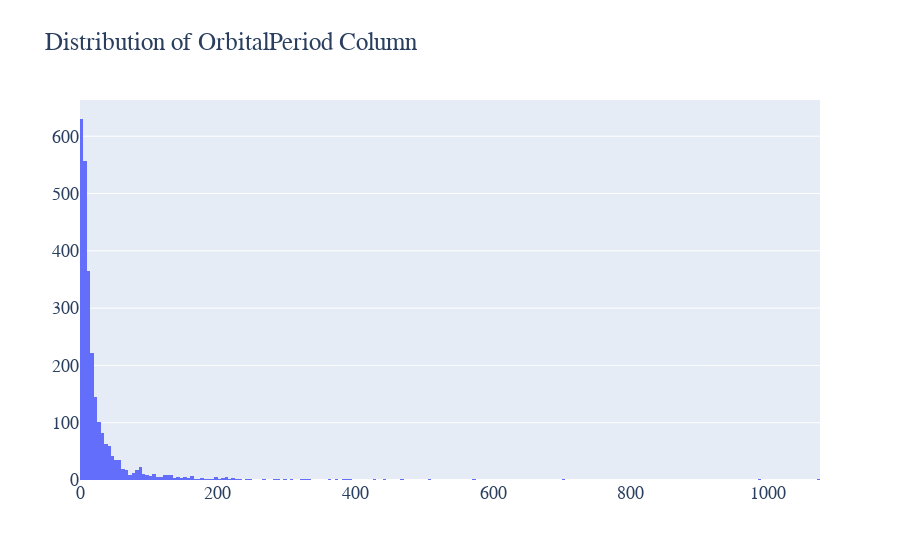
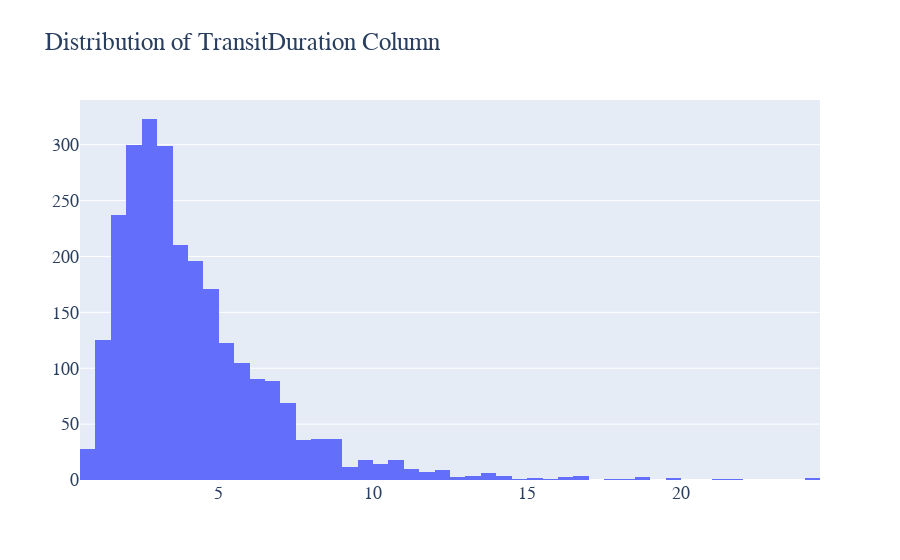
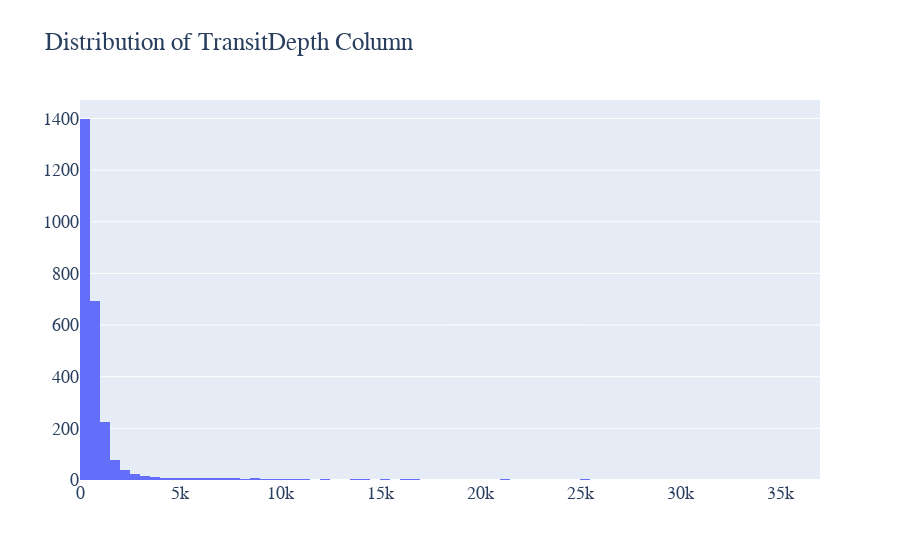
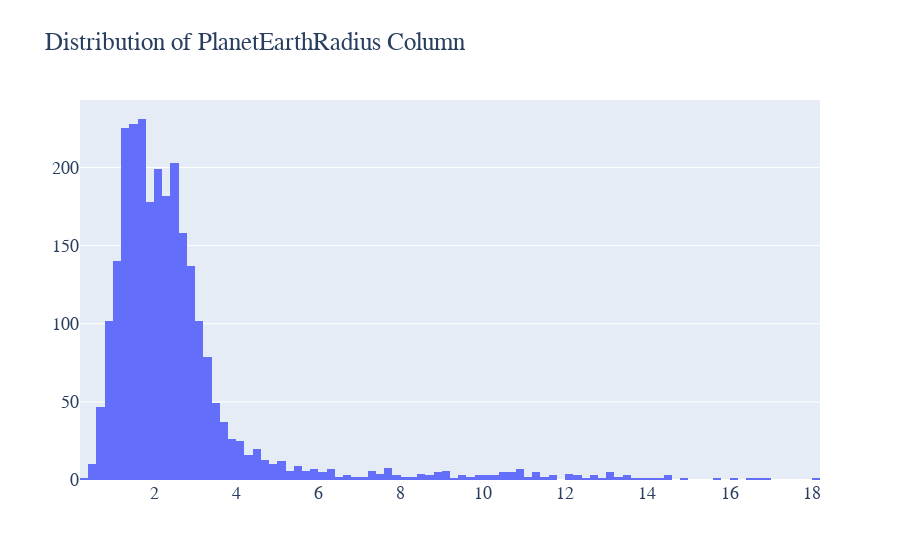

These figures' notebook cell, in order:
### Code cell
import matplotlib.pyplot as plt
import seaborn as sns
import plotly.graph_objects as go

from scipy.stats import kstest

numerics = [col for col in data.columns if data[col].dtype!=object]

for num in numerics:
    temp = data[data['Disposition']=='CFRM'][num]

    fig = go.Figure()
    
    fig.add_trace(
        go.Histogram(x=temp)
    )

    fig.update_layout(
        title=f"Distribution of {num} Column", 
        font=dict(
            family='sans serif',
            size=18
        ),
        paper_bgcolor='rgba(4,17,65,0)',
        polar=dict(
            radialaxis=dict(
                visible=False
            )
        )
    )

    fig.show()

### Figure 1 — Plotly figure (JSON) as saved in the notebook; plotly's stock layout.template omitted (floating-point values rounded to 4 significant figures; data arrays with more than 128 entries replaced by an {"elided": "..."} marker saying what was removed)
{"data": [{"type": "histogram", "x": {"elided": "2602 float values"}}], "layout": {"font": {"family": "sans serif", "size": 18}, "paper_bgcolor": "rgba(4,17,65,0)", "polar": {"radialaxis": {"visible": false}}, "title": {"text": "Distribution of OrbitalPeriod Column"}}}

### Figure 2 — Plotly figure (JSON) as saved in the notebook; plotly's stock layout.template omitted (floating-point values rounded to 4 significant figures; data arrays with more than 128 entries replaced by an {"elided": "..."} marker saying what was removed)
{"data": [{"type": "histogram", "x": {"elided": "2602 float values"}}], "layout": {"font": {"family": "sans serif", "size": 18}, "paper_bgcolor": "rgba(4,17,65,0)", "polar": {"radialaxis": {"visible": false}}, "title": {"text": "Distribution of TransitDuration Column"}}}

### Figure 3 — Plotly figure (JSON) as saved in the notebook; plotly's stock layout.template omitted (floating-point values rounded to 4 significant figures; data arrays with more than 128 entries replaced by an {"elided": "..."} marker saying what was removed)
{"data": [{"type": "histogram", "x": {"elided": "2602 float values"}}], "layout": {"font": {"family": "sans serif", "size": 18}, "paper_bgcolor": "rgba(4,17,65,0)", "polar": {"radialaxis": {"visible": false}}, "title": {"text": "Distribution of TransitDepth Column"}}}

### Figure 4 — Plotly figure (JSON) as saved in the notebook; plotly's stock layout.template omitted (floating-point values rounded to 4 significant figures; data arrays with more than 128 entries replaced by an {"elided": "..."} marker saying what was removed)
{"data": [{"type": "histogram", "x": {"elided": "2602 float values"}}], "layout": {"font": {"family": "sans serif", "size": 18}, "paper_bgcolor": "rgba(4,17,65,0)", "polar": {"radialaxis": {"visible": false}}, "title": {"text": "Distribution of PlanetEarthRadius Column"}}}
